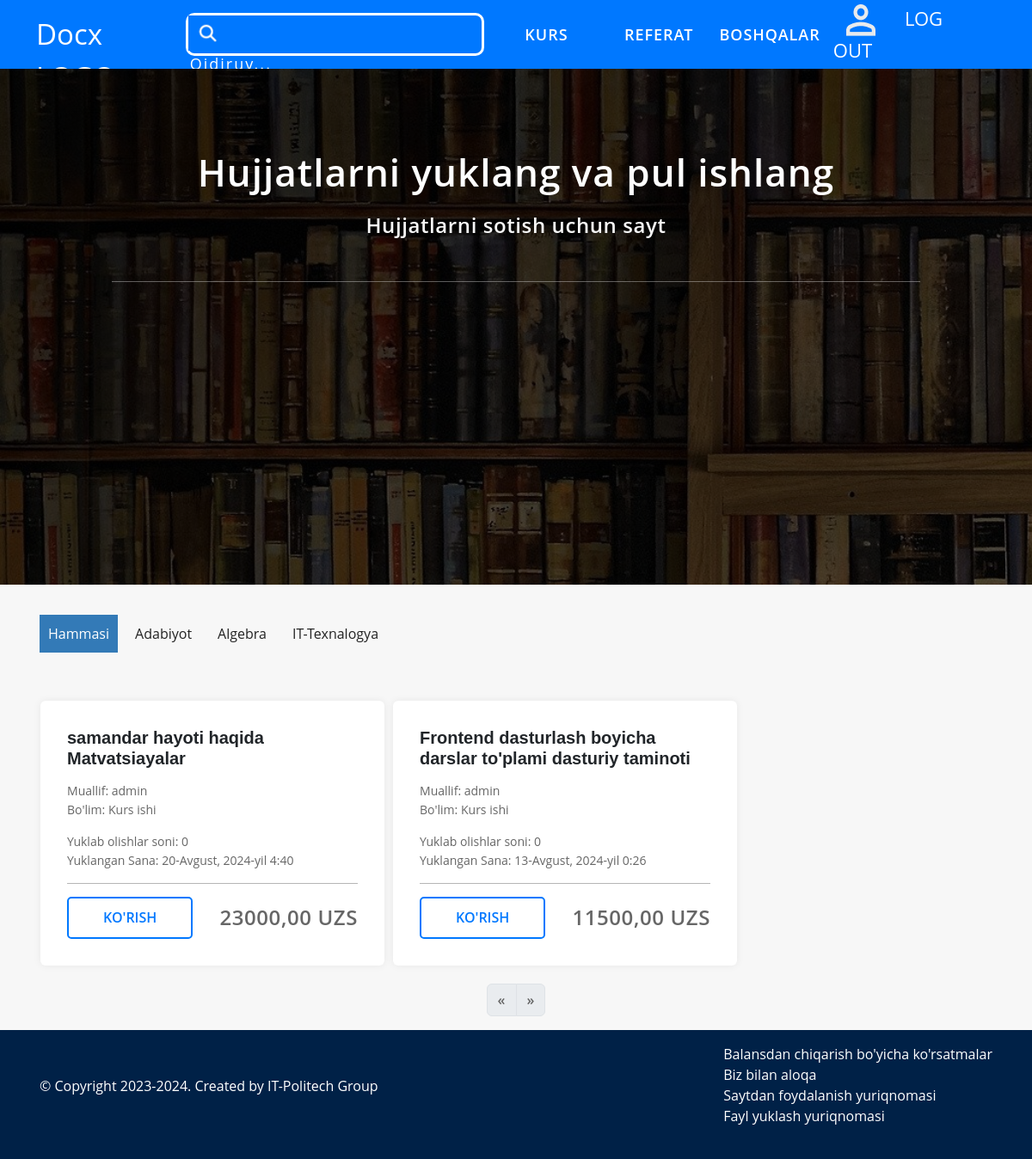
Page /category/1 (signed in) on the committed database.
### products/models.py (models this page shows, shortened)
class Category(models.Model):
    name = models.CharField( max_length=150)
    class Meta:
        verbose_name = "category"
        verbose_name_plural = "categorys"
    def __str__(self):
        return self.name

class CategoryScience(models.Model):
    name = models.CharField( max_length=100)
    class Meta:
        verbose_name = "category Science"
        verbose_name_plural = "category Science"

class Product(models.Model):
    Author = models.ForeignKey(CustomUser, on_delete=models.CASCADE)
    category = models.ForeignKey(Category, on_delete=models.CASCADE, verbose_name='Kategorya')
    categoryScience = models.ForeignKey(CategoryScience, on_delete=models.CASCADE, verbose_name='Kategorya Fanlar')
    name = models.CharField( max_length=150, verbose_name='Mavzu')
    price = models.DecimalField(max_digits=10, decimal_places=2, verbose_name='narxi')
    created = models.DateTimeField( auto_now_add=True, verbose_name='yuklangan sana')
    file = models.FileField( upload_to='Files/' )
    class Meta:
        ordering = ['-id']
        verbose_name = "Article"
        verbose_name_plural = "Articles"

### users/models.py (models this page shows)
class CustomUser(AbstractUser):
    username = models.CharField(max_length=150, unique=True)
    phone_number = models.CharField(max_length=15)
    def __str__(self) -> str:
        return self.username

### myapp/views.py (the view)
# urls.py: path('category/<int:pk>',CategoryFilterView.as_view(), name='categoryFilter'),
class CategoryFilterView(ListView):
    model = Product
    template_name = 'index.html'
    context_object_name = 'products'
    def get_queryset(self):
        return Product.objects.filter(category_id=self.kwargs['pk'])
    def get_context_data(self, **kwargs):
        context = super().get_context_data(**kwargs)
        context['category'] = Category.objects.all()
        return context

### myapp/views.py (called while the page is built)
def for_all_pages(request):
    category = Category.objects.all()
    science = CategoryScience.objects.all()
    return {"category":category, "science":science}

### templates/index.html (shortened to what this page needs)
{% extends "base.html" %}
{% load static %}
{% block content %}
    <section class="bg-img">
        <div class="container cont-nav-center">
            <h1>Hujjatlarni yuklang va pul ishlang</h1>
            <p>Hujjatlarni sotish uchun sayt</p>
            <div class="nav-cont-line"></div>
        </div>
    </section>
    <section class="categorys">
        <div class="container">
            <ul>
                <li><a href="{% url "main:index" %}" class='active'>Hammasi</a></li>
                {% for i in science %}
                    <li><a href="{% url "main:article_list" i.pk %}">{{ i.name }}</a></li>
                {% endfor %}
            </ul>
        </div>
    </section>
    <section>
        <div class="container d-flex flex-wrap mb-3">
            {% for i in products %}
            {% if forloop.counter <= 6 %}
                <div class="card">
                    <div class="card-body">
                        <h5 class="card-title">{{ i.name|truncatewords:7 }}</h5>
                        <div class="text-name">
                            <p class="p1">Muallif: {{ i.Author }}</p>
                            <p class="p2">Bo'lim: {{ i.category }}</p>
                        </div>
                        <div class="text-data">
                            <p class="p1">Yuklab olishlar soni: 0</p>
                            <p class="p2">Yuklangan Sana: {{ i.created }}</p>
                        </div>
                        <div class="card-line"></div>
                        <div class="text-btn">
                            <a href="{% url 'products:detail' i.pk %}">Ko'rish</a>
                            <h4>{{ i.price }} UZS</h4>
                        </div>
                    </div>
                </div>
            {% endif %}
        {% endfor %}
        </div>
    </section>
    <div class="container">
        <nav aria-label="Page navigation example">
            <ul class="pagination justify-content-center">
                {% if article.has_previous %}
                    <li class="page-item">
                        <a class="page-link" href="?page={{ article.previous_page_number }}">
                            <span aria-hidden="true">&laquo;</span>
                        </a>
                    </li>
                {% else %}
                    <li class="page-item disabled">
                        <a class="page-link" href="#">
                            <span aria-hidden="true">&laquo;</span>
                        </a>
                    </li>
                {% endif %}
                {% if article.has_next %}
                    <li class="page-item">
                        <a class="page-link" href="?page={{ article.next_page_number }}">
                            <span aria-hidden="true">&raquo;</span>
                        </a>
                    </li>
                {% else %}
                    <li class="page-item disabled">
                        <a class="page-link" href="#">
                            <span aria-hidden="true">&raquo;</span>
                        </a>
                    </li>
                {% endif %}
            </ul>
        </nav>
    </div>
{% endblock content %}

### templates/base.html (shortened to what this page needs)
{% load static %}
<!DOCTYPE html>
<html lang="en">
<head>
    <link rel="stylesheet" href="{% static "css/bootstrap.css" %}">
    <link rel="stylesheet" href="{% static "css/main.css" %}">
</head>
<body>
    <div>
        <nav class="navbar-top">
            <div class="container">
                <div class="navbar-box-top">
                    <a href='{% url "main:index" %}' class="link-h2">Docx LOGO</a>
                    <div class="cont-nav-center-box">
                        <form method="GET" class="search-input">
                            <button type='submit'><img src="{% static 'img/Remove-bg.ai_1721827232078.png' %}"></button>
                            <input type="text" name="q" placeholder="Qidiruv...">
                        </form>
                    </div>
                    <div class="navbar-box-bottom">
                        <ul>
                            {% for i in category %}
                                {% if forloop.counter <= 2 %}
                                    <li><a href="{% url 'main:categoryFilter' i.pk %}">{{ i.name }}</a></li>
                                {% endif %}
                            {% endfor %}
                            <li class="vse"><a href="#">Boshqalar</a>
                            </li>
                        </ul>
                    </div>
                    <div class='profile-nav'>
                        {% if request.user.is_authenticated %}
                            <a href="{% url "users:profile" request.user  %}"><img src="{% static 'img/user.png' %}"></a>
                            <a href="{% url "logout" %}">LOG OUT</a>
                        {% else %}
                            <a href="{% url "login" %}">LOG IN</a>
                        {% endif %}
                    </div>
                </div>
            </div>
        </nav>
    </div>
    <div>{% block content %}{% endblock content %}</div>
    <div>
        <footer>
            <div class="container p-3 d-flex justify-content-between">
                <div class="left">
                    <h6>&copy; Copyright 2023-2024. Created by IT-Politech Group</h6>
                </div>
                <div class="right">
                    <ul>
                        <li><a href="#">Balansdan chiqarish bo'yicha ko'rsatmalar</a></li>
                        <li><a href="#">Biz bilan aloqa</a></li>
                        <li><a href="#">Saytdan foydalanish yuriqnomasi</a></li>
                        <li><a href="#">Fayl yuklash yuriqnomasi</a></li>
                    </ul>
                </div>
            </div>
        </footer>
    </div>
</body>
</html>

### static/css/main.css (style rules this page uses)
* { margin: 0; padding: 0; box-sizing: border-box; font-family: 'Open Sans', sans-serif; }
body { background-color: #f7f7f7; display: flex; flex-direction: column; justify-content: space-between; }
.navbar-top { background: #0078ff; }
.navbar-box-top { width: 100%; height: 80px; display: flex; justify-content: space-between; align-items: center; }
.navbar-box-top .link-h2 { font-size: 33px; width: auto; border: none; align-content: center; color: #fff; text-decoration: none; letter-spacing: 0; margin: 0; }
.navbar-box-top a { font-weight: 500; align-content: center; height: 50px; text-decoration: none; color: #fff; }
.profile-nav a { font-size: 22px; padding: 0 15px; }
.navbar-box-bottom { display: flex; justify-content: space-between; height: 80px; }
.navbar-box-bottom ul { display: flex; justify-content: space-between; list-style-type: none; }
.navbar-box-bottom ul li a { text-decoration: none; line-height: 80px; color: #fff; transition: all .2s; font-size: 18px; font-weight: 600; letter-spacing: 1px; padding: 35px 15px; text-transform: uppercase; }
.bg-img { background-attachment: fixed; background-image: linear-gradient(rgba(0,0,0,0.7),rgba(0,0,0,0.5)),url(../img/rasm1.jpg); height: 600px; background-repeat: no-repeat; background-size: cover; }
.nav-cont-line { height: 1px; width: 100%; background: rgba(255, 255, 255, 0.349); margin-top: 50px; margin-bottom: 50px; }
.cont-nav-center { height: 300px; padding: 100px; text-align: center; }
.bg-img h1 { color: #f7f7f7; font-size: 44px; font-weight: 600; line-height: 1.3; margin-top: -8px; margin-bottom: 25px; letter-spacing: 0.6px; }
.bg-img p { color: #f7f7f7; font-size: 24px; font-weight: 600; line-height: 1.3; margin-top: -8px; margin-bottom: 25px; letter-spacing: 0.6px; }
.cont-nav-center-box { display: flex; justify-content: center; align-items: center; }
.search-input { align-content: center; width: auto; height: 50px; border: 3px solid #fff; border-radius: 10px; }
.search-input input { outline: none; border: none; background: none; padding: 5px; letter-spacing: 2px; padding: 2px; width: 300px; font-size: 18px; color: #FFF; }
.search-input input::placeholder { color: #fff; margin-left: 5px; }
.search-input button { background: #0078ff; border: none; color: #fff !important; }
.search-input button img { width: 45px; }
.categorys { padding: 30px 0; }
.categorys ul { display: flex; flex-wrap: wrap; list-style: none; }
.categorys ul li a { display: inline-block; text-decoration: none; color: #232323; padding: 10px; margin: 5px; transition: all .2s; }
.active { color: #fff !important; margin-left: -28px !important ; background-color: #337ab7; }
.card { width: 400px; box-shadow: 0 0 10px rgba(0, 0, 0, 0.068); border: none !important; border-radius: none !important; margin: 5px; padding: 15px; }
.card h5 { font-weight: 600; font-family: 'Franklin Gothic Medium', 'Arial Narrow', Arial, sans-serif; }
.p1 { color: #666666; font-size: 14px; margin-top: 15px; }
.p2 { color: #666666; font-size: 14px; margin-top: -15px; }
.card-line { height: 1px; width: 100%; background: #00000049; margin: 15px 0; }
.text-btn { display: flex; justify-content: space-between; }
.text-btn a { display: inline-block; color: #0078ff; border: 2px solid #0078ff; -webkit-border-radius: 5px; -moz-border-radius: 5px; border-radius: 5px; text-transform: uppercase; font-weight: 600; padding: 10px 40px; text-decoration: none; }
.text-btn h4 { margin: 10px 0; font-weight: 600; letter-spacing: 0.6px; color: #666666; }
footer { background: #002147 none repeat scroll 0 0; height: 150px; }
.left h6 { color: #fff; margin-top: 40px; }
.right ul { list-style: none; }
.right ul li a { text-decoration: none; color: #fff; }
.cont-nav-center h1 { color: #fff; letter-spacing: 1px; }
span { font-weight: 600; color: #666666; }

### rows in the picture
Category: name "KURS…"
Category: name "REFERAT"
CategoryScience: name "Adabiyot"
CategoryScience: name "Algebra"
CategoryScience: name "IT-Texnalogya"
Product: name "samandar hayoti haqida Matvatsiayalar", Author "admin", category "Kurs ishi", created "20-Avgust, 2024-yil 4:40", price "23000,00"
Product: name "Frontend dasturlash boyicha darslar to'plami dasturiy taminoti", Author "admin", category "Kurs ishi", created "13-Avgust, 2024-yil 0:26", price "11500,00"
